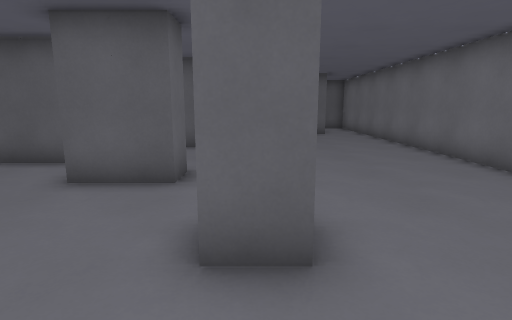
[1] (above)

18 first-person views from a walk through a level from a Godot 3-D game. The camera is 1.4 m above the floor, tilts 10° down and sees 80° across. The floor is counted in squares, 1 m on a side. Each view is taken from the middle of a square. On the plan, view 1 faces up. The plan holds only what a view shows up to about 14 squares ahead; the rest is blank.

[2]
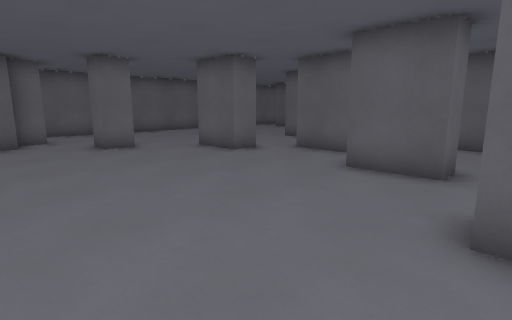

[3]
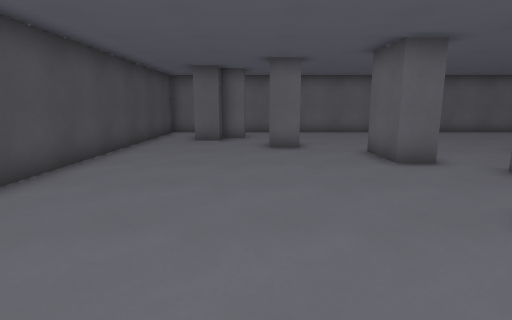

[4]
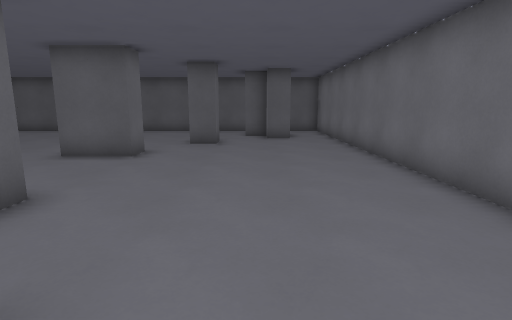

[5]
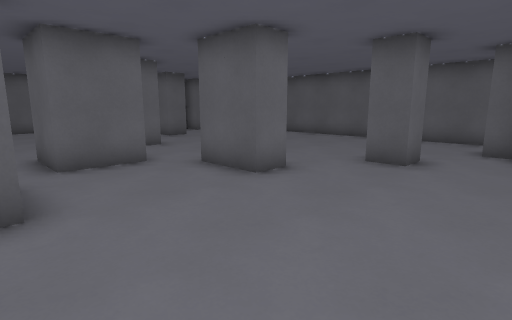

[6]
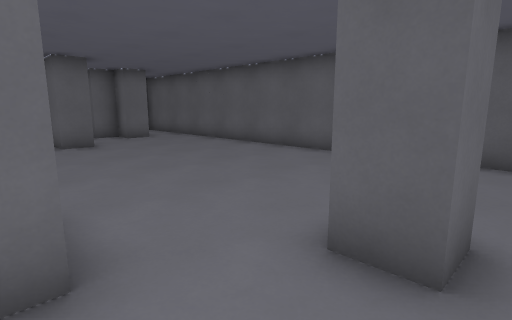

[7]
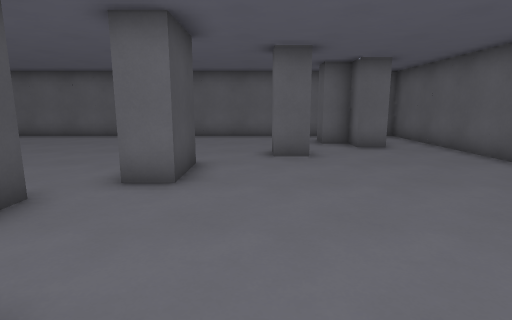

[8]
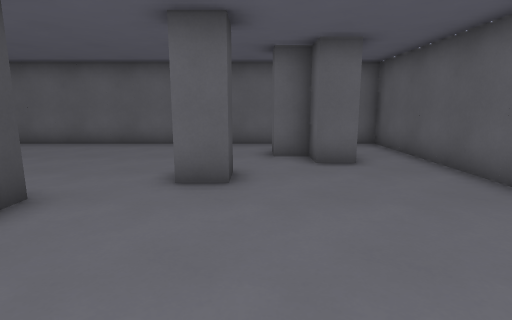

[9]
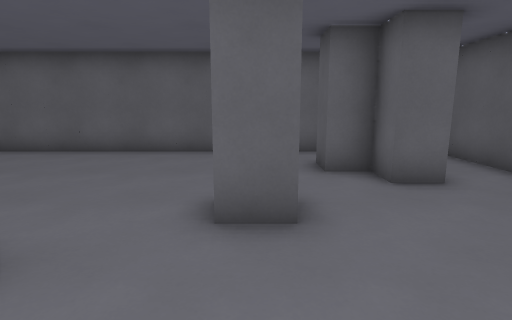

[10]
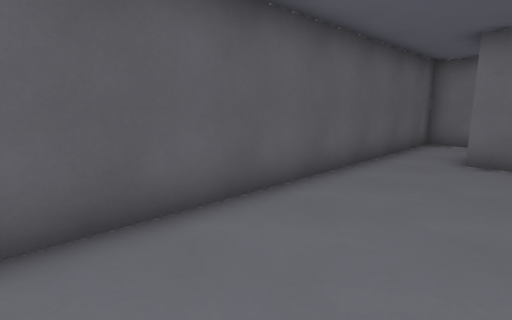

[11]
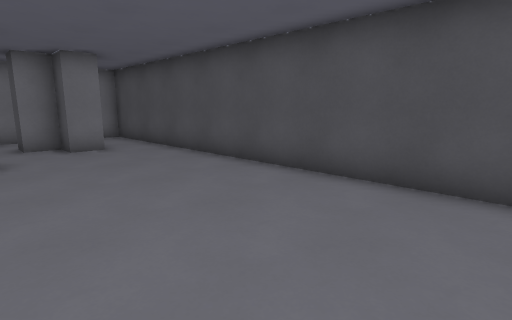

[12]
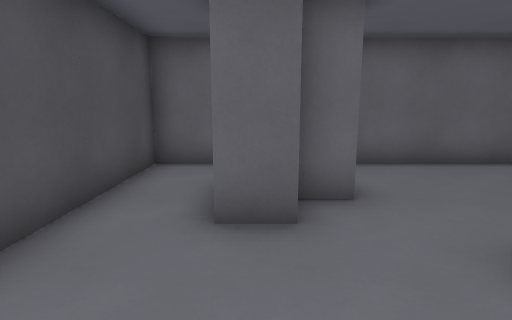

[13]
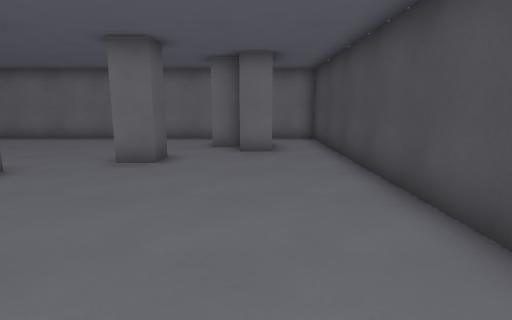

[14]
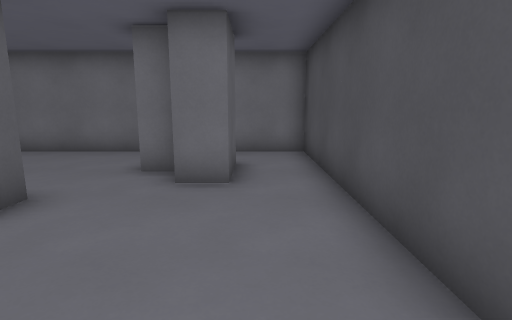

[15]
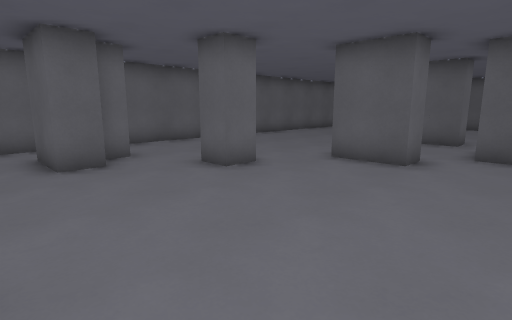

[16]
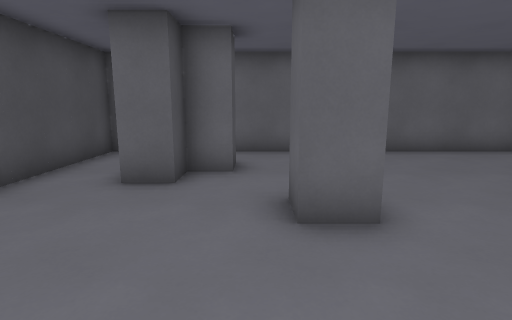

[17]
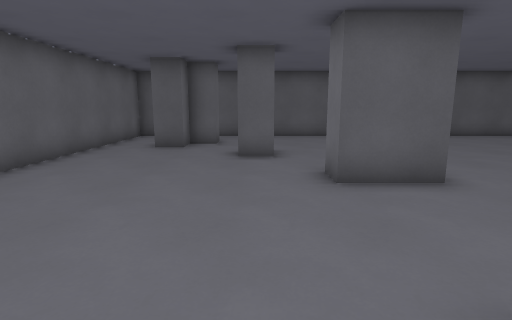

[18]
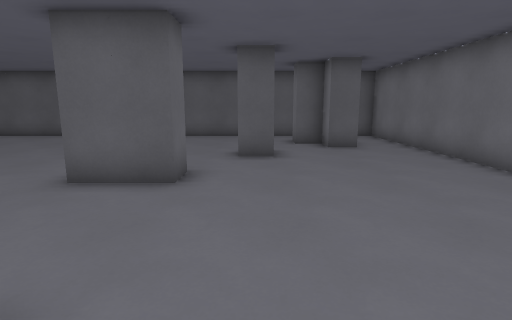

### Floor plan
Points are (right, up) in squares from view 1. A wall is a line through its corners. A room is listed if a view was taken in it or the views show most of it. See-through windows are left out.
Room 1 (views 1, 2, 3, 4, 5, 6, 7, 8, 9, 10, 11, 12, 13, 14, 15, 16, 17, 18)
walls: (-6.5, 9.5) (-6, 9.5); (-7.5, 10.5) (-9.5, 10.5) (-9.5, 11.5) (-7.5, 11.5) (-7.5, 10.5); (-7.5, 6.6) (-7.5, 5.5) (-9.5, 5.5); (-4.5, 9.6) (-4.5, 7.5) (-6.5, 7.5); (-1.5, 6.6) (-1.5, 5.5) (-3.5, 5.5); (-1.5, 11.6) (-1.5, 10.5) (-3.5, 10.5); (-10.5, 3.6) (-10.5, 2.5) (-11.5, 2.5); (-11.5, 14.5) (-10.5, 14.5) (-10.5, 13.5) (-11.5, 13.5); (0.5, 14.6) (0.5, 13.5) (-0.5, 13.5); (0.6, 2.5) (-0.5, 2.5) (-0.5, 3.5); (-12.5, 17.6) (-12.5, 16.5) (-13.5, 16.5) (-13.5, 15.5) (-14.5, 15.5); (-14.5, 1.5) (-13.5, 1.5) (-13.5, 0.5) (-12.5, 0.5) (-12.5, -0.5) (-14.5, -0.5); (3.6, 15.5) (2.5, 15.5) (2.5, 16.5) (1.5, 16.5) (1.5, 17.5); (-16.5, 17.5) (-16.5, 1.4); (1.5, -0.5) (1.5, 0.5) (2.5, 0.5) (2.5, 1.5) (3.5, 1.5); (1.5, 19.5) (-14.5, 19.5); (-14.5, -2.5) (1.5, -2.5); (5.5, 1.2) (5.5, 15.5)
ways out: opening at (2.5, 18.5) to room 2; opening at (4.5, 16.5) to room 2; opening at (2.5, -1.5) to room 3; opening at (4.5, 0.5) to room 3; opening at (-15.5, 16.5) to room 4; opening at (-13.5, 18.5) to room 4; opening at (-15.5, 0.5) to room 5; opening at (-13.5, -1.5) to room 5
Room 2 (no view inside)
walls: (5.5, 15.5) (5.5, 19.5) (1.5, 19.5)
ways out: opening at (2.5, 18.5) to room 1; opening at (4.5, 16.5) to room 1
Room 3 (no view inside)
walls: (3.5, -0.5) (1.5, -0.5); (1.5, -2.5) (5.5, -2.5) (5.5, -0.4)
ways out: opening at (2.5, -1.5) to room 1; opening at (4.5, 0.5) to room 1
Room 4 (no view inside)
walls: (-14.5, 19.5) (-16.5, 19.5) (-16.5, 17.5)
ways out: opening at (-15.5, 16.5) to room 1; opening at (-13.5, 18.5) to room 1
Room 5 (no view inside)
walls: (-16.5, -0.1) (-16.5, -2.5) (-14.5, -2.5)
ways out: opening at (-15.5, 0.5) to room 1; opening at (-13.5, -1.5) to room 1

Where each view was taken, in squares from view 1:
view 1: 0 up, 0 right, facing up
view 2: 1 down, 0 right, facing up-left
view 3: 2 up, 0 right, facing left
view 4: 2 up, 2 right, facing up
view 5: 6 up, 3 right, facing up-left
view 6: 11 up, 1 right, facing up-left
view 7: 13 up, 2 left, facing left
view 8: 15 up, 5 left, facing left
view 9: 14 up, 7 left, facing left
view 10: 16 up, 7 left, facing up-right
view 11: 3 up, 9 left, facing down-right
view 12: 0 up, 9 left, facing left
view 13: 0 up, 8 left, facing right
view 14: 1 down, 4 left, facing right
view 15: 2 down, 5 left, facing up-left
view 16: 2 up, 7 left, facing left
view 17: 5 up, 11 left, facing up
view 18: 5 up, 0 right, facing up
